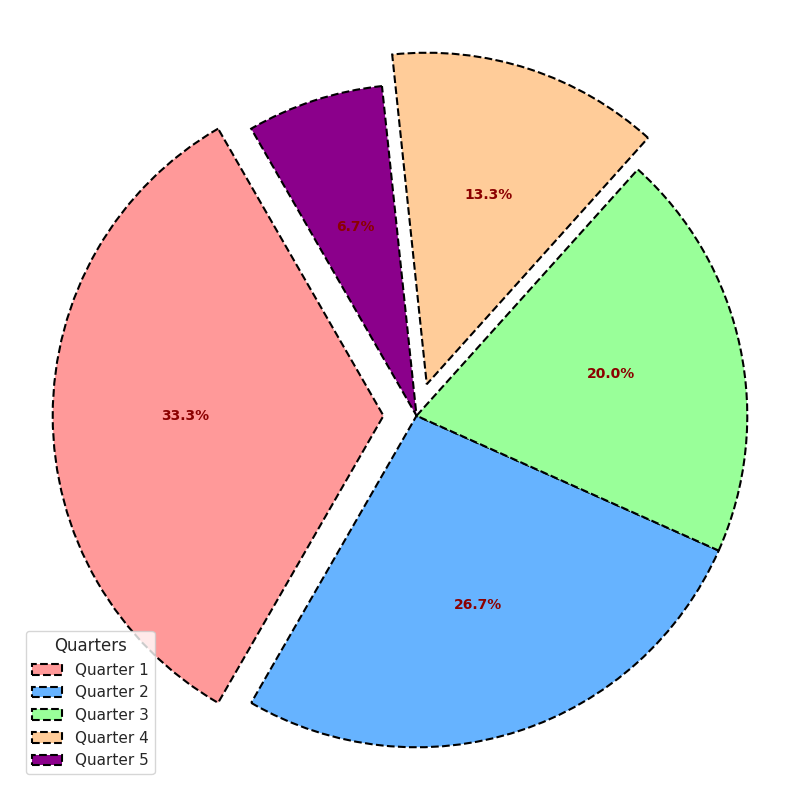

Here is the Python script that generated this plot:
import matplotlib.pyplot as plt

percentages = [25, 20, 15, 10, 5]
colors = ['#FF9999', '#66B3FF', '#99FF99', '#FFCC99', '#8B008B']
explode = (0.1, 0, 0, 0.1, 0)

plt.figure(figsize=(8, 8))
wedges, texts, autotexts = plt.pie(
    percentages, colors=colors, explode=explode,
    autopct='%1.1f%%', startangle=120,
    wedgeprops=dict(edgecolor='black', linewidth=1.5, linestyle='--'),
    textprops=dict(color='navy', fontsize=12)
)

for autotext in autotexts:
    autotext.set_color('darkred')
    autotext.set_fontsize(10)
    autotext.set_fontweight('bold')

plt.legend(wedges, ['Quarter 1', 'Quarter 2', 'Quarter 3', 'Quarter 4', 'Quarter 5'], title="Quarters", loc="lower left")
plt.grid(axis='y', linestyle=':', linewidth=0.5)

plt.axis('equal')
plt.tight_layout()
plt.show()
